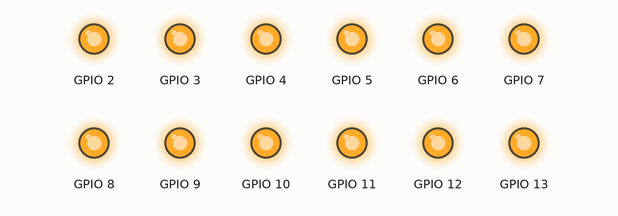
Recording of a program running on a simulated Raspberry Pi (BCM pin numbers). Parts: output pins drawn as LEDs (lit = HIGH). What the program prints to the terminal is not drawn.

Above: at 36.1 s.
Timing chart, 0 to 36.4 s (numbered marks = the images above):
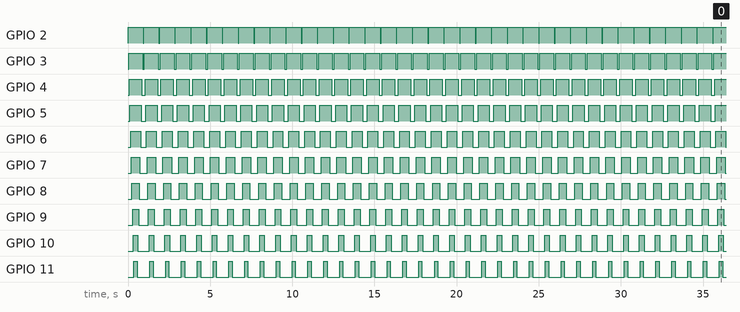

The program:

led_run_on_off.py
```python
import RPi.GPIO as GPIO
import time

GPIO.setmode(GPIO.BCM)
GPIO.setup(2, GPIO.OUT)
GPIO.setup(3, GPIO.OUT)
GPIO.setup(4, GPIO.OUT)
GPIO.setup(5, GPIO.OUT)
GPIO.setup(6, GPIO.OUT)
GPIO.setup(7, GPIO.OUT)
GPIO.setup(8, GPIO.OUT)
GPIO.setup(9, GPIO.OUT)
GPIO.setup(10, GPIO.OUT)
GPIO.setup(11, GPIO.OUT)
GPIO.setup(12, GPIO.OUT)
GPIO.setup(13, GPIO.OUT)

def led_run_on(x):
    GPIO.output(x, True)
    print("on", x)
    time.sleep(0.02)
    return

def led_run_off(x):
    GPIO.output(x, False)
    print("off", x)
    time.sleep(0.02)
    return

while (True):
    i=2
    for i in range(2, 14):
        led_run_on(i)
        time.sleep(0.02)
    for i in range(13, 1, -1):
        led_run_off(i)
        time.sleep(0.02)
```

Measured:
- by itself, GPIO 2: alternates HIGH for 0.92 s and LOW for 0.04 s
- by itself, GPIO 3: alternates HIGH for 0.84 s and LOW for 0.12 s
- by itself, GPIO 4: alternates HIGH for 0.76 s and LOW for 0.20 s
- by itself, GPIO 5: alternates HIGH for 0.68 s and LOW for 0.28 s
- by itself, GPIO 6: alternates HIGH for 0.60 s and LOW for 0.36 s
- by itself, GPIO 7: alternates HIGH for 0.52 s and LOW for 0.44 s
- by itself, GPIO 8: alternates HIGH for 0.44 s and LOW for 0.52 s
- by itself, GPIO 9: alternates HIGH for 0.36 s and LOW for 0.60 s
